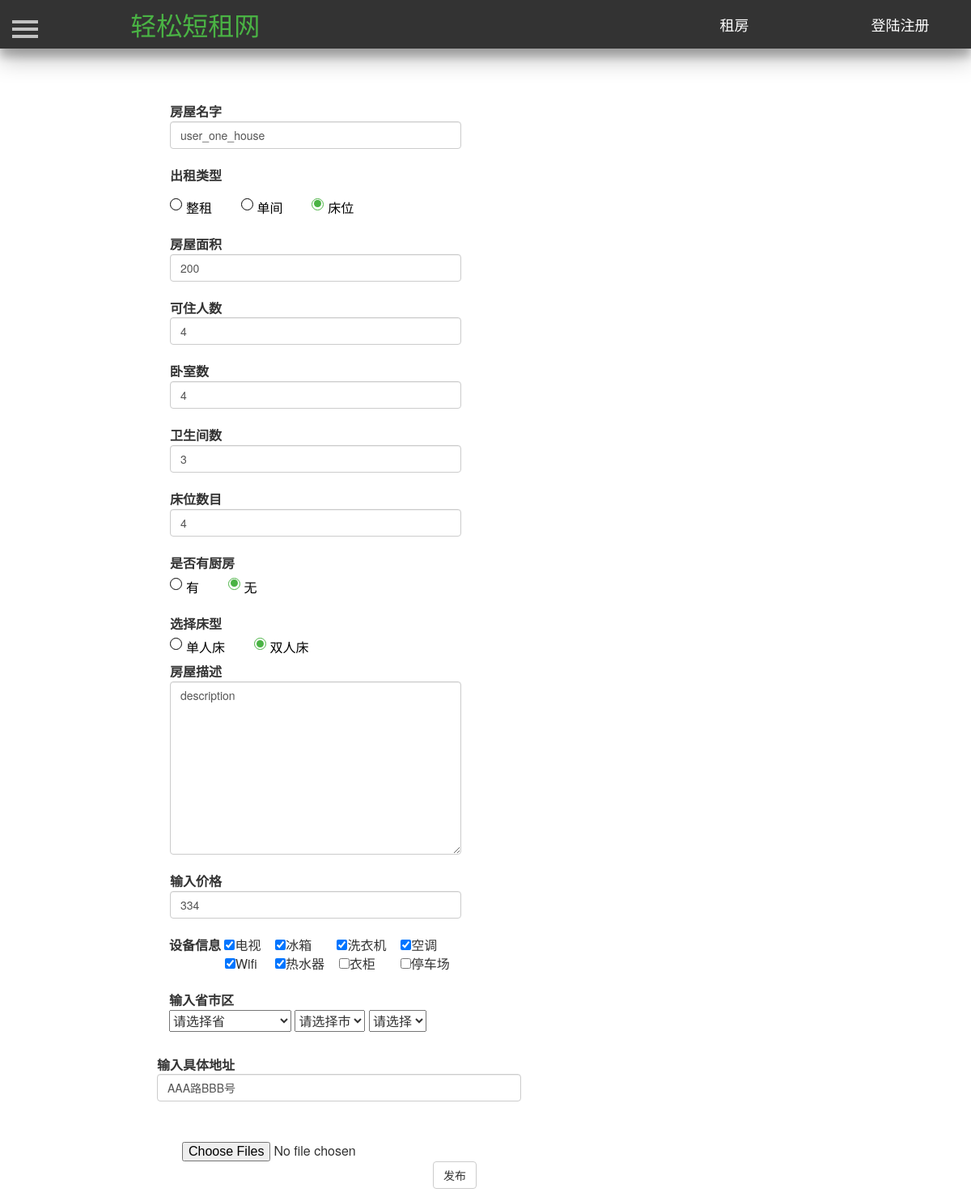
The app's page /modify_house/1/, older data.
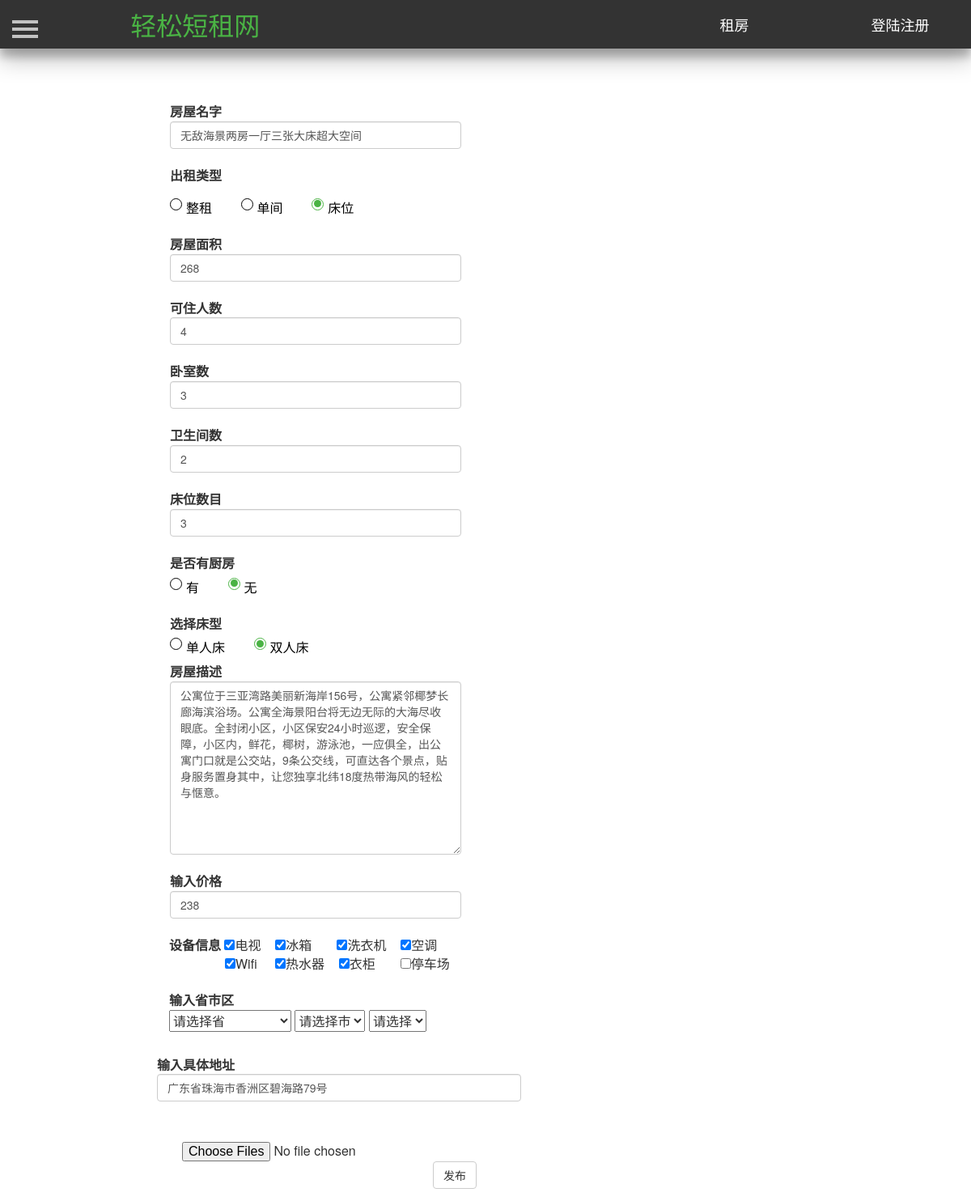
The same page, newer data.
### Renting/models.py (models this page shows, shortened)
class House(db.Model):
    id = db.Column(db.Integer, primary_key=True, autoincrement=True)  # ID 房屋唯一的标识
    house_name = db.Column(db.String(25))  # 房屋名  唯一   最大25个字符
    house_type = db.Column(db.Integer)  # 房屋类型，0表示整租，1表示单间 ，2表示床位
    area = db.Column(db.Integer)  # 房屋面积
    people = db.Column(db.Integer)  # 可住人数
    bedroom = db.Column(db.Integer)  # 卧房数
    toilet = db.Column(db.Integer)  # 卫生间数
    kitchen = db.Column(db.Integer)  # 是否有厨房
    bed = db.Column(db.Integer)  # 床位数
    bed_type = db.Column(db.Integer)  # 床型 0表示单人床  1表示双人床
    price = db.Column(db.Integer)  # 租一天的价格
    description = db.Column(db.String(200))  # 房屋描述
    facility = db.Column(db.String(10))  # 房屋设施，0表示无，1表示有
    province = db.Column(db.String(10))  # 省
    city = db.Column(db.String(10))  # 市
    district = db.Column(db.String(10))  # 地区
    address = db.Column(db.String(100))  # 具体地址
    username = db.Column(db.String(10), db.ForeignKey('user.username'))  # 房屋主人的名字，外键
    status = db.Column(db.Integer)  # 房屋状态，0表示未审核，1表示通过,2表示未通过
    url_one = db.Column(db.String(100))  # 房屋图片
    url_two = db.Column(db.String(100))  # 房屋图片
    url_three = db.Column(db.String(100))  # 房屋图片
    url_four = db.Column(db.String(100))  # 房屋图片
    url_five = db.Column(db.String(100))  # 房屋图片

### Renting/views.py (the view)
@app.route('/modify_house/<int:house_id>/')
def modify_house(house_id):
    house = House.query.filter_by(id=house_id).first()
    return render_template("modify_house.html", house=house)

### Renting/templates/modify_house.html (shortened to what the changed rows need)
<!DOCTYPE html>
<html lang="en">
    <head>
        <link href="https://cdn.bootcss.com/bootstrap/3.3.7/css/bootstrap.min.css" rel="stylesheet">
        <link href="/static/css/navigation.css" rel="stylesheet">
        <link href="/static/css/profile.css" rel="stylesheet">
         <link href="/static/css/sidebar.css" rel="stylesheet">
        <link type="text/css" href="/static/css/dialog.css"  rel="stylesheet"/>
    </head>
    <body>
       <div id="wrapper">
            <div id="page-content-wrapper" style="margin-bottom=50px">
                <div class="container">
                    <div class="row">
                        <div class="col-md-8">
                            <form class="form-horizontal" role="form" style="margin-top:50px" id="release_form" name="release_form" method="post" enctype="multipart/form-data">
                                <div class="form-group">
                                    <label for="house_name" class="control-label">房屋名字</label>
                                    <input type="text" class="form-control" name="house_name" id="house_name" value="{{house.house_name}}" style="width: 360px;">
                                </div>
                                <div class="form-group">
                                    <label for="area" class="control-label">房屋面积</label>
                                    <input type="text" class="form-control" id="area" name="area" value="{{house.area}}" style="width: 360px;">
                                </div>
                                <div class="form-group">
                                    <label for="people" class="control-label">可住人数</label>
                                    <input type="text" class="form-control" id="people" name="people" value="{{house.people}}" style="width: 360px;">
                                </div>
                                <div class="form-group">
                                    <label for="bedroom" class="control-label">卧室数</label>
                                    <input type="text" class="form-control" id="bedroom" name="bedroom" value="{{house.bed}}" style="width: 360px;">
                                </div>
                                <div class="form-group">
                                    <label for="toilet" class="control-label">卫生间数</label>
                                    <input type="text" class="form-control" id="toilet" name="toilet" value="{{house.toilet}}" style="width: 360px;">
                                </div>
                                <div class="form-group">
                                    <label for="bed" class="control-label">床位数目</label>
                                    <input type="text" class="form-control" id="bed" name="bed" value="{{house.bed}}" style="width: 360px;">
                                </div>
                                <div class="form-group">
                                    <label  class="control-label">选择床型</label>
                                    <div class="choice">
                                        {% if house.bed_type ==0 %}
                                        <label class="radio">单人床&nbsp;&nbsp;&nbsp;&nbsp;&nbsp;<input type="radio" name="bed_type" value="1" checked><i></i></label>&nbsp;&nbsp;
                                        <label class="radio">双人床&nbsp;&nbsp;&nbsp;&nbsp;&nbsp;<input type="radio" name="bed_type" value="2" ><i></i></label>
                                        {% else %}
                                        <label class="radio">单人床&nbsp;&nbsp;&nbsp;&nbsp;&nbsp;<input type="radio" name="bed_type" value="1"><i></i></label>&nbsp;&nbsp;
                                        <label class="radio">双人床&nbsp;&nbsp;&nbsp;&nbsp;&nbsp;<input type="radio" name="bed_type" value="2" checked><i></i></label>
                                        {% endif %}
                                    </div>
                                    <label for="description" class="control-label">房屋描述</label>
                                    <textarea name="description" class="form-control" id="description"  rows="10" cols="20" style="width: 360px;">{{house.description}}</textarea>
                                </div>
                                <div class="form-group">
                                    <label for="price" class="control-label">输入价格</label>
                                    <input type="text" class="form-control" id="price" name="price" value="{{house.price}}" style="width: 360px;">
                                </div>
                                <div class="row form-group">
                                    <div class="col-md-6">
                                        <label for="description" class="control-label" style="margin-left: -16px;">设备信息</label>
                                        {% if house.facility[0] =="1" %}
                                        <input type="checkbox" name="eqipment" value="tv" checked>电视&nbsp;&nbsp;&nbsp;
                                        {% else %}
                                        <input type="checkbox" name="eqipment" value="tv">电视&nbsp;&nbsp;&nbsp;
                                        {% endif %}
                                        {% if house.facility[1] =="1" %}
                                        <input type="checkbox" name="eqipment" value="icebox" checked>冰箱&nbsp;&nbsp;&nbsp;&nbsp;&nbsp;&nbsp;
                                        {% else %}
                                        <input type="checkbox" name="eqipment" value="icebox">冰箱&nbsp;&nbsp;&nbsp;&nbsp;&nbsp;&nbsp;
                                        {% endif %}
                                        {% if house.facility[2] =="1" %}
                                        <input type="checkbox" name="eqipment" value="washer" checked>洗衣机&nbsp;&nbsp;&nbsp;
                                        {% else %}
                                        <input type="checkbox" name="eqipment" value="washer">洗衣机&nbsp;&nbsp;&nbsp;
                                        {% endif %}
                                        {% if house.facility[3] =="1" %}
                                        <input type="checkbox" name="eqipment" value="conditioner" checked>空调<br/>
                                        {% else %}
                                        <input type="checkbox" name="eqipment" value="conditioner">空调<br/>
                                        {% endif %}
                                        {% if house.facility[4] =="1" %}
                                        <input type="checkbox" name="eqipment" value="wifi" style="margin-left: 53px;" checked>Wifi&nbsp;&nbsp;&nbsp;&nbsp;
                                        {% else %}
                                        <input type="checkbox" name="eqipment" value="wifi" style="margin-left: 53px;">Wifi&nbsp;&nbsp;&nbsp;&nbsp;
                                        {% endif %}
                                        {% if house.facility[5] =="1" %}
                                        <input type="checkbox" name="eqipment" value="heater" checked>热水器&nbsp;&nbsp;&nbsp;
                                        {% else %}
                                        <input type="checkbox" name="eqipment" value="heater">热水器&nbsp;&nbsp;&nbsp;
                                        {% endif %}
                                        {% if house.facility[6] =="1" %}
                                        <input type="checkbox" name="eqipment" value="wardrobe" checked>衣柜&nbsp;&nbsp;&nbsp;&nbsp;&nbsp;&nbsp;
                                        {% else %}
                                        <input type="checkbox" name="eqipment" value="wardrobe">衣柜&nbsp;&nbsp;&nbsp;&nbsp;&nbsp;&nbsp;
                                        {% endif %}
                                        {% if house.facility[7] =="1" %}
                                        <input type="checkbox" name="eqipment" value="parking" checked>停车场&nbsp;&nbsp;&nbsp;
                                        {% else %}
                                        <input type="checkbox" name="eqipment" value="parking">停车场&nbsp;&nbsp;&nbsp;
                                        {% endif %}
                                    </div>
                                </div>
                                <div class="form-group">
                                    <label for="address" class="control-label" style="margin-left: -16px;">输入具体地址</label>
                                    <input type="text" class="form-control" id="address" name="address" value="{{house.address}}" style="width: 450px;margin-left: -16px;">
                                </div>
                            </form>
                        </div>
                    </div>
                </div>
            </div>
        </div>
    </body>
</html>

Row changes from the older to the newer data that the page shows:
changed House: house_name "user_one_house" → "无敌海景两房一厅三张大床超大空间"; area "200" → "268"; bedroom "4" → "3"; toilet "3" → "2"; bed "4" → "3"; description "description" → "公寓位于三亚湾路美丽新海岸156号，公寓紧邻椰梦长廊海滨浴场。公寓全海景阳台将无边无际的大海尽收眼底。全封闭小区，小区保安24小时巡逻，安全保障，小区内，鲜花，椰树，游泳池，一应俱全，出公寓门口就是公交站，9条公交线，可直达各个景点，贴身服务置身其中，让您独享北纬18度热带海风的轻松与惬意。"; price "334" → "238"; address "AAA路BBB号" → "广东省珠海市香洲区碧海路79号"
Text that changed along with them:
form field eqipment: (not shown) → "☑"
form field eqipment: "☐" → (not shown)
